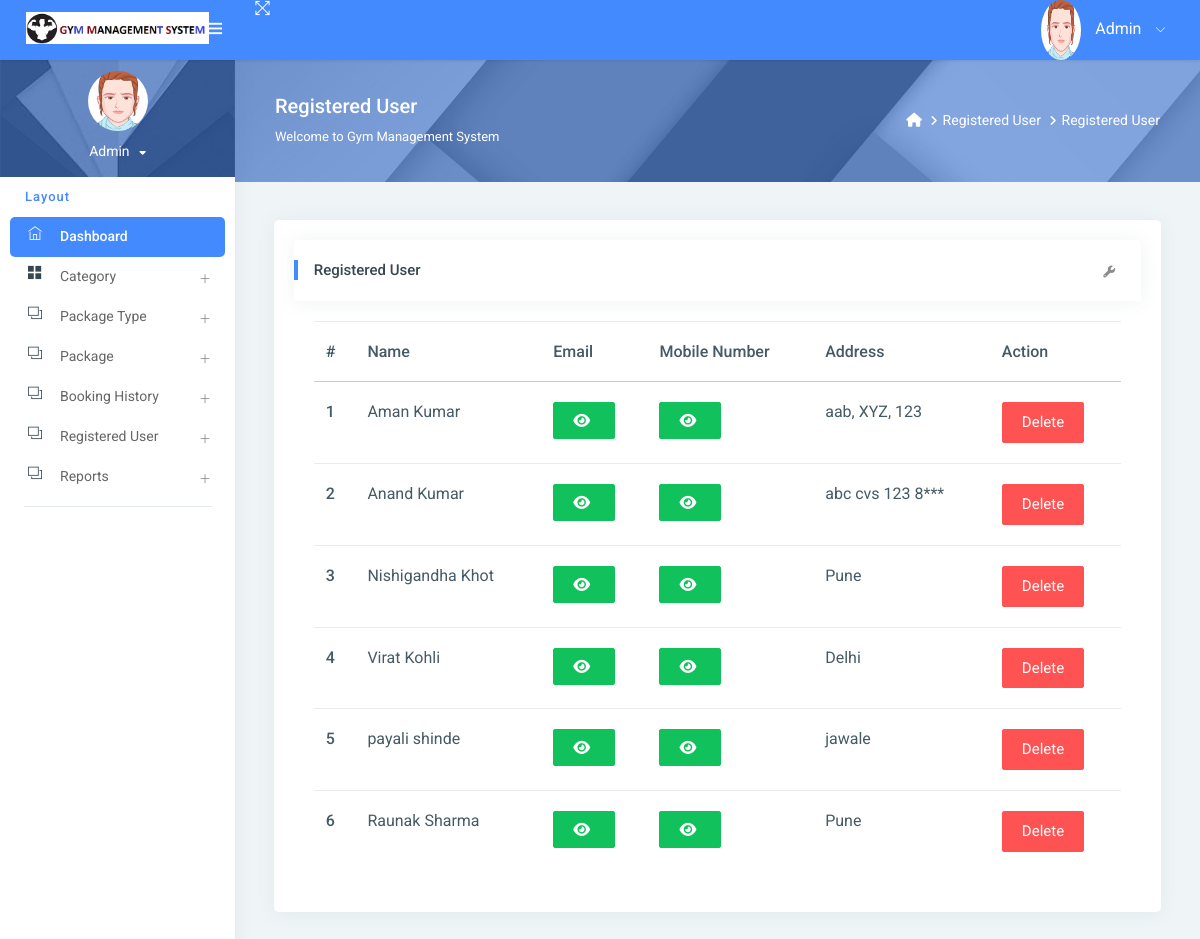
The app's page /reg_user/ (signed in) with its own data.
### gym/models.py (models this page shows, shortened)
class Signup(models.Model):
    user = models.ForeignKey(User, on_delete=models.CASCADE, null=True)
    mobile = models.CharField(max_length=15, null=True)
    state = models.CharField(max_length=150, null=True)
    city = models.CharField(max_length=150, null=True)
    address = models.CharField(max_length=200, null=True)
    creationdate = models.DateTimeField(auto_now_add=True)

### gym/views.py (the view)
# urls.py: path('reg_user/', reg_user, name="reg_user"),
@login_required(login_url='/admin_login/')
def reg_user(request):
    data = Signup.objects.all()
    d = {'data': data}
    return render(request, "admin/reg_user.html", locals())

### gym/templates/admin/reg_user.html (shortened to what this page needs)
{% extends 'admin_base.html' %}
{% load static %}
{% block main %}
<link rel="stylesheet" href="https://cdnjs.cloudflare.com/ajax/libs/font-awesome/6.2.0/css/all.min.css" />
<div class="page-header">
    <div class="page-block">
        <div class="row align-items-center">
            <div class="col-md-8">
                <div class="page-header-title">
                    <h5 class="m-b-10">Registered User</h5>
                    <p class="m-b-0">Welcome to Gym Management System</p>
                </div>
            </div>
            <div class="col-md-4">
                <ul class="breadcrumb-title">
                    <li class="breadcrumb-item">
                        <a href="{% url 'admin_home' %}"> <i class="fa fa-home"></i> </a>
                    </li>
                    <li class="breadcrumb-item"><a href="">Registered User</a>
                    </li>
                    <li class="breadcrumb-item"><a href="">Registered User</a>
                    </li>
                </ul>
            </div>
        </div>
    </div>
</div>
<div class="pcoded-inner-content">
    <div class="main-body">
        <div class="page-wrapper">
            <div class="page-body">
                <div class="row">
                    <div class="col-md-12">
                        <div class="card">
                            <div class="card-block">
                                <div class="card-header">
                                    <h5> Registered User</h5>
                                    <div class="card-header-right">
                                        <ul class="list-unstyled card-option">
                                            <li><i class="fa fa fa-wrench open-card-option"></i></li>
                                        </ul>
                                    </div>
                                </div>
                                <div class="card-block table-border-style">
                                    <div class="table-responsive">
                                        <table class="table">
                                            <thead>
                                            <tr>
                                                <th>#</th>
                                                <th>Name</th>
                                                <th>Email</th>
                                                <th>Mobile Number</th>
                                                <th>Address</th>
                                                <th>Action</th>
                                            </tr>
                                            </thead>
                                            <tbody>
                                            {% for i in data %}
                                            <tr>
                                                <th scope="row">{{forloop.counter}}</th>
                                                <td>{{i.user.first_name}} {{i.user.last_name}}</td>
                                                 <td><span id="email-{{forloop.counter}}" class="password">{{i.user.username}}</span>
                                                     <button type="button" class="btn btn-success" id="email-btn-{{forloop.counter}}" onclick="togglePassword('email-{{forloop.counter}}', this.id)"><i class="fa fa-eye"></i></button>
                                                 </td>
                                                 <td>
                                                    <button type="button" class="btn btn-success" id="mobile-btn-{{forloop.counter}}" onclick="togglePassword('mobile-{{forloop.counter}}', this.id)"><i class="fa fa-eye"></i></button>
                                                  </td>
                                                <td>{{i.address}}</td>
                                                <td>
                                                    <a href="{% url 'delete_user' i.id %}"
                                                       onclick="return confirm('Are you sure to Delete')"
                                                       class="btn btn-danger">Delete</a>
                                                </td>
                                            </tr>
                                            {% endfor %}
                                            </tbody>
                                        </table>
                                    </div>
                                </div>
                            </div>
                        </div>
                    </div>
                </div>
            </div>
        </div>
    </div>
</div>
{% endblock %}

### gym/templates/admin_base.html (shortened to what this page needs)
{% load static %}
<html lang="en">
<head>
    <link rel="stylesheet" href="{% static 'assets1/pages/waves/css/waves.min.css' %}" type="text/css" media="all">
    <link rel="stylesheet" type="text/css" href="{% static 'assets1/css/bootstrap/css/bootstrap.min.css' %}">
    <link rel="stylesheet" href="{% static 'assets1/pages/waves/css/waves.min.css' %}" type="text/css" media="all">
    <link rel="stylesheet" type="text/css" href="{% static 'assets1/icon/themify-icons/themify-icons.css' %}">
    <link rel="stylesheet" type="text/css" href="{% static 'assets1/icon/font-awesome/css/font-awesome.min.css' %}">
    <link rel="stylesheet" type="text/css" href="{% static 'assets1/css/jquery.mCustomScrollbar.css' %}">
    <link rel="stylesheet" href="https://www.amcharts.com/lib/3/plugins/export/export.css" type="text/css" media="all"/>
    <link rel="stylesheet" type="text/css" href="{% static 'assets1/css/style.css' %}">
</head>
<body>
<div id="pcoded" class="pcoded">
    <div class="pcoded-container navbar-wrapper">
        <nav class="navbar header-navbar pcoded-header">
            <div class="navbar-wrapper">
                <div class="navbar-logo">
                    <a class="mobile-menu waves-effect waves-light" id="mobile-collapse" href="#!">
                        <i class="ti-menu"></i>
                    </a>
                    <a href="{% url 'admin_home' %}">
                        <img class="img-fluid" src="{% static 'assets1/images/logo.png' %}" alt="Theme-Logo"
                             style="width:85%">
                    </a>
                </div>
                <div class="navbar-container container-fluid">
                    <ul class="nav-left">
                        <li>
                            <a href="#!" onclick="javascript:toggleFullScreen()" class="waves-effect waves-light">
                                <i class="ti-fullscreen"></i>
                            </a>
                        </li>
                    </ul>
                    <ul class="nav-right">
                        <li class="user-profile header-notification">
                            <a href="#!" class="waves-effect waves-light">
                                <img src="{% static 'assets1/images/avatar-1.png' %}" class="img-radius"
                                     alt="">
                                <span>Admin</span>
                                <i class="ti-angle-down"></i>
                            </a>
                        </li>
                    </ul>
                </div>
            </div>
        </nav>
        <div class="pcoded-main-container">
            <div class="pcoded-wrapper">
                <nav class="pcoded-navbar">
                    <div class="pcoded-inner-navbar main-menu">
                        <div class="">
                            <div class="main-menu-header">
                                <img class="img-80 img-radius" src="{% static 'assets1/images/avatar-1.png' %}"
                                     alt="">
                                <div class="user-details">
                                    <span id="more-details">Admin<i class="fa fa-caret-down"></i></span>
                                </div>
                            </div>
                        </div>
                        <div class="pcoded-navigation-label" data-i18n="nav.category.navigation">Layout</div>
                        <ul class="pcoded-item pcoded-left-item">
                            <li class="active">
                                <a href="{% url 'admin_home' %}" class="waves-effect waves-dark">
                                    <span class="pcoded-micon"><i class="ti-home"></i><b>D</b></span>
                                    <span class="pcoded-mtext" data-i18n="nav.dash.main">Dashboard</span>
                                </a>
                            </li>
                            <li class="pcoded-hasmenu">
                                <a href="javascript:void(0)" class="waves-effect waves-dark">
                                    <span class="pcoded-micon"><i class="ti-layout-grid2-alt"></i></span>
                                    <span class="pcoded-mtext" data-i18n="nav.basic-components.main">Category</span>
                                </a>
                            </li>
                            <li class="pcoded-hasmenu">
                                <a href="javascript:void(0)" class="waves-effect waves-dark">
                                    <span class="pcoded-micon"><i class="ti-layers"></i></span>
                                    <span class="pcoded-mtext"
                                          data-i18n="nav.basic-components.main">Package Type </span>
                                </a>
                            </li>
                            <li class="pcoded-hasmenu">
                                <a href="javascript:void(0)" class="waves-effect waves-dark">
                                    <span class="pcoded-micon"><i class="ti-layers"></i></span>
                                    <span class="pcoded-mtext"
                                          data-i18n="nav.basic-components.main"> Package</span>
                                </a>
                            </li>
                            <li class="pcoded-hasmenu">
                                <a href="javascript:void(0)" class="waves-effect waves-dark">
                                    <span class="pcoded-micon"><i class="ti-layers"></i></span>
                                    <span class="pcoded-mtext"
                                          data-i18n="nav.basic-components.main">Booking History</span>
                                </a>
                            </li>
                               <li class="pcoded-hasmenu">
                                <a href="javascript:void(0)" class="waves-effect waves-dark">
                                    <span class="pcoded-micon"><i class="ti-layers"></i></span>
                                    <span class="pcoded-mtext"
                                          data-i18n="nav.basic-components.main"> Registered User</span>
                                </a>
                            </li>
                            <li class="pcoded-hasmenu">
                                <a href="javascript:void(0)" class="waves-effect waves-dark">
                                    <span class="pcoded-micon"><i class="ti-layers"></i></span>
                                    <span class="pcoded-mtext"
                                          data-i18n="nav.basic-components.main">Reports</span>
                                </a>
                            </li>
                        </ul>
                    </div>
                </nav>
                <div class="pcoded-content">
                    {% block main %}
                    {% endblock %}
                </div>
            </div>
        </div>
    </div>
</div>
</body>
</html>

### gym/templates/admin/reg_user.html (style rules this page uses)
img { width: 60px; height: 60px; }
.table-responsive { font-size:11px; }
td { padding:0px; }

### records on screen
Signup: user.first_name "Aman", user.last_name "Kumar", address "aab, XYZ, 123"
Signup: user.first_name "Anand", user.last_name "Kumar", address "abc cvs 123 8***"
Signup: user.first_name "Nishigandha", user.last_name "Khot", address "Pune"
Signup: user.first_name "Virat", user.last_name "Kohli", address "Delhi"
Signup: user.first_name "payali", user.last_name "shinde", address "jawale"
Signup: user.first_name "Raunak", user.last_name "Sharma", address "Pune"
